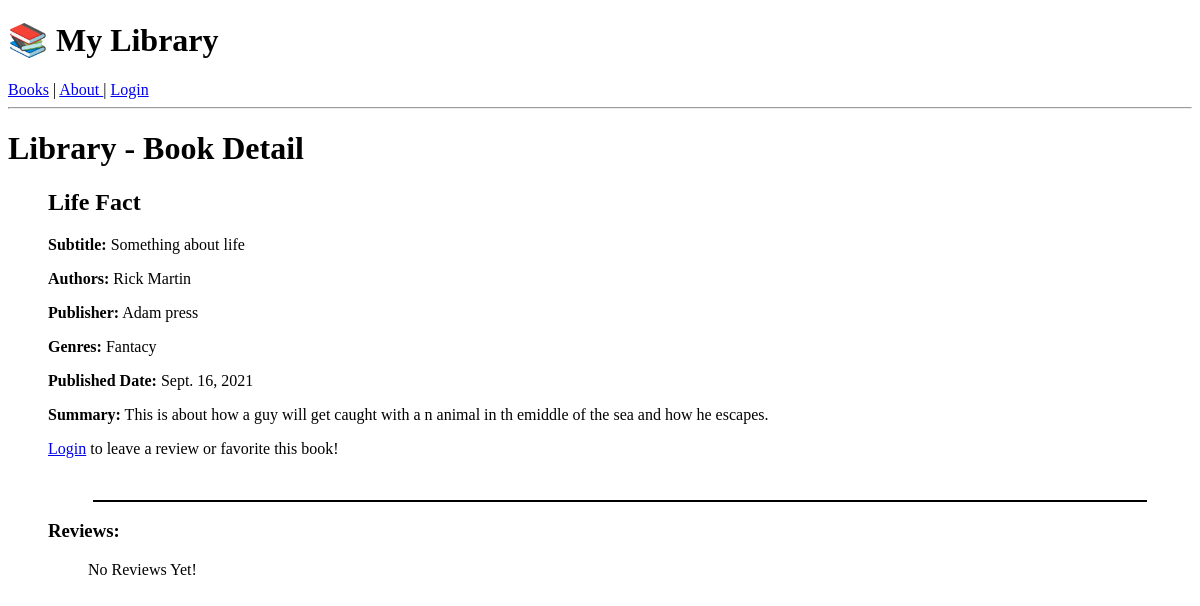
The app's page /book/life-fact, older data.
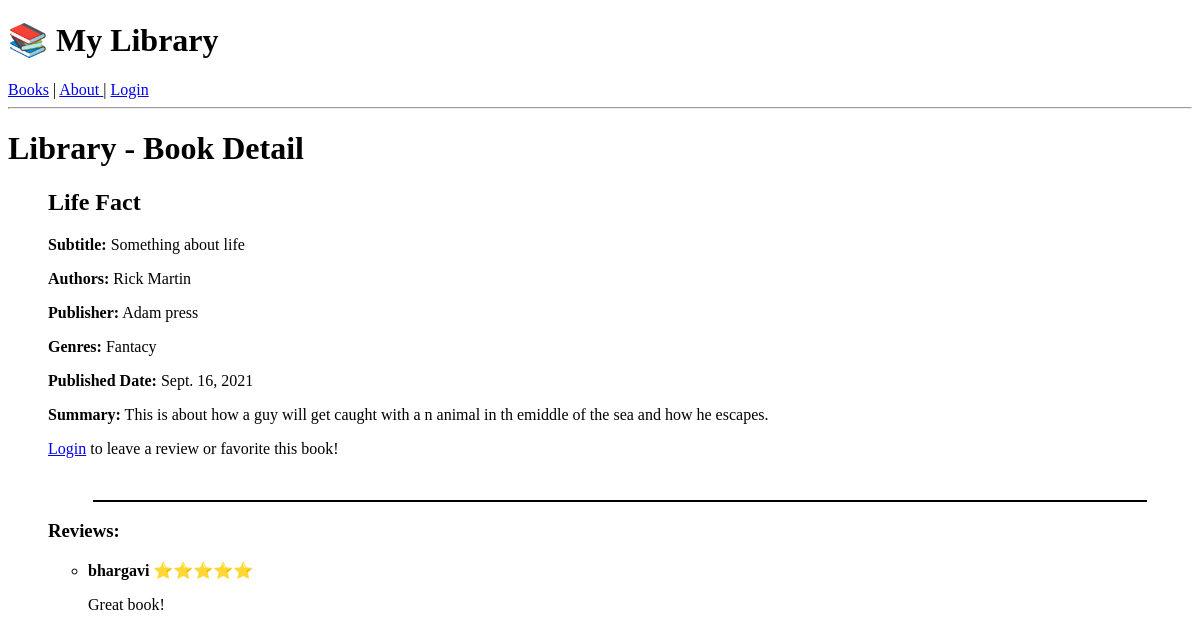
The same page, newer data.
### library/models.py (models this page shows, shortened)
class Review(models.Model):
    book = models.ForeignKey(Book, on_delete=models.CASCADE, related_name="reviews")
    user = models.ForeignKey(User, on_delete=models.CASCADE)
    rating = models.PositiveIntegerField(default=1)
    comment = models.TextField(blank=True)
    created_at = models.DateTimeField(auto_now_add=True)
    class Meta:
        ordering= ["-created_at"]
        unique_together = ('book','user')

### library/views.py (the view)
# urls.py: path('book/<slug:slug>', BookDetailView.as_view(), name="book_detail"),
class BookDetailView(DetailView):
    model = Book
    template_name =  'books/book_detail.html'
    context_object_name = "book"
    slug_field = "slug"
    slug_url_kwarg = "slug"
    def get_context_data(self, **kwargs):
        context = super().get_context_data(**kwargs)
        book = self.get_object()
        user = self.request.user
        context['reviews'] = book.reviews.all()
        context['review_form'] = ReviewForm()
        if user.is_authenticated:
            context['is_favorite'] = Favorite.objects.filter(book=book, user=user).exists()
        else:
            context["is_favorite"] = False
        return context

### library/models.py (called while the page is built)
    def __str__(self):
        return f" {self.first_name} {self.last_name} "

    def __str__(self):
        return f"{self.name}"

    def __str__(self):
        return f"{self.name}"

### library/templates/books/book_detail.html (shortened to what this page needs)
{% extends "base.html" %}
{% load static %}
{% block content %}
    <h1>Library - Book Detail</h1>
    <ul>
        <h2>{{ book.title }}
        </h2>
        <p><strong>Subtitle:</strong> {{ book.subtitle }}</p>
        <p><strong>Authors:</strong> {{ book.authors.all|join:", " }}</p>
        <p><strong>Publisher:</strong> {{ book.publisher }}</p>
        <p><strong>Genres:</strong> {{ book.genres.all|join:", " }}</p>
        <p><strong>Published Date:</strong> {{ book.publish_date }}</p>
        <p><strong>Summary:</strong> {{ book.summary }}</p>
        {% if user.is_authenticated %}
            <form method="POST" action="{% url 'toggle_favorite' book.slug %}">
                {% csrf_token %}
                {% comment %} {% if user in book.favorited_by.all.values_list('user', flat=True) %} {% endcomment %}
                {% if is_favorite %}
                    <button type="submit">💔 Remove from Favorites</button>
                {% else %}
                    <button type="submit">❤️ Add to Favorites</button>
                {% endif %}
            </form>
            <hr style="border: 0.5px solid black; width: 92%;">
            <h3>Leave a Review</h3>
            <form method="POST" action="{% url 'add_review' book.slug %}">
                {% csrf_token %}
                {{ review_form.as_p }}
                <button type="submit"> Submit Review</button>
            </form>
        {% else %}
            <p><a href="{% url 'login' %}">Login</a> to leave a review or favorite this book!</p>
        {% endif %}
        <hr style="border: 0.5px solid black; width: 92%;">
        <h3>Reviews:</h3>
        <ul>
            {% for review in reviews.all %}
                <li>
                    <p><strong>{{review.user.username}}</strong>
                    {% for _ in ""|center:review.rating %}⭐️{% endfor %}
                    </p>
                    <p>{{review.comment}}</p>
                </li>
            {% empty %}
                <p> No Reviews Yet! </p>
            {%endfor%}
        </ul>
    </ul>
{% endblock content %}

Row changes from the older to the newer data that the page shows:
added Review: user.username "bhargavi", rating 5 (drawn), comment "Great book!"
Text that changed along with them:
text no longer shown: "No Reviews Yet!"
